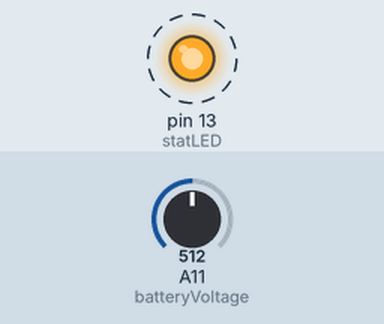
Simulated run of this sketch. Board: Arduino Mega 2560, built with avr-gcc and run on an emulated ATmega2560. Shown: output pins drawn as LEDs (lit = HIGH). Dashed ring = blinking. The test bench sets the inputs (shaded band); at power-on: A11 (batteryVoltage) = 512. What the sketch prints to the serial monitor is not drawn.

Above: at 0.5 s.
Timing chart, 0 to 4.6 s (numbered marks = the images above):
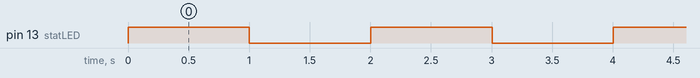

Measured:
- by itself, pin 13 (statLED): alternates HIGH for 1.0 s and LOW for 1.0 s

The sketch:

Example2_GeneralHardware.ino
```cpp
// (licence header left out)
const byte batteryVoltage = A11; //The battery level is on pin D12/A11
const byte statLED = 13;

void setup()
{
  Serial.begin(9600); //USB communication
  while (Serial == false) ; //Wait for terminal window to be opened

  Serial1.begin(9600); //TX pin on the board

  pinMode(batteryVoltage, INPUT);

  pinMode(statLED, OUTPUT);
}

void loop()
{
  Serial.println("This prints over USB");
  Serial1.println("This prints over the TX pin");

  //BattLevel is read through a 1/2 resistor divider
  //Assuming the board is running at 3.3V, that means that 1024 = 3.3V
  float battLevel = analogRead(batteryVoltage) * 3.3 / 512;
  Serial.print("battLevel: ");
  Serial.print(battLevel, 2);
  Serial.println("V");

  //Toggle the status LED each second
  byte state = digitalRead(statLED);
  if(state == LOW)
    digitalWrite(statLED, HIGH);
  else
    digitalWrite(statLED, LOW);

  delay(1000);
}
```
